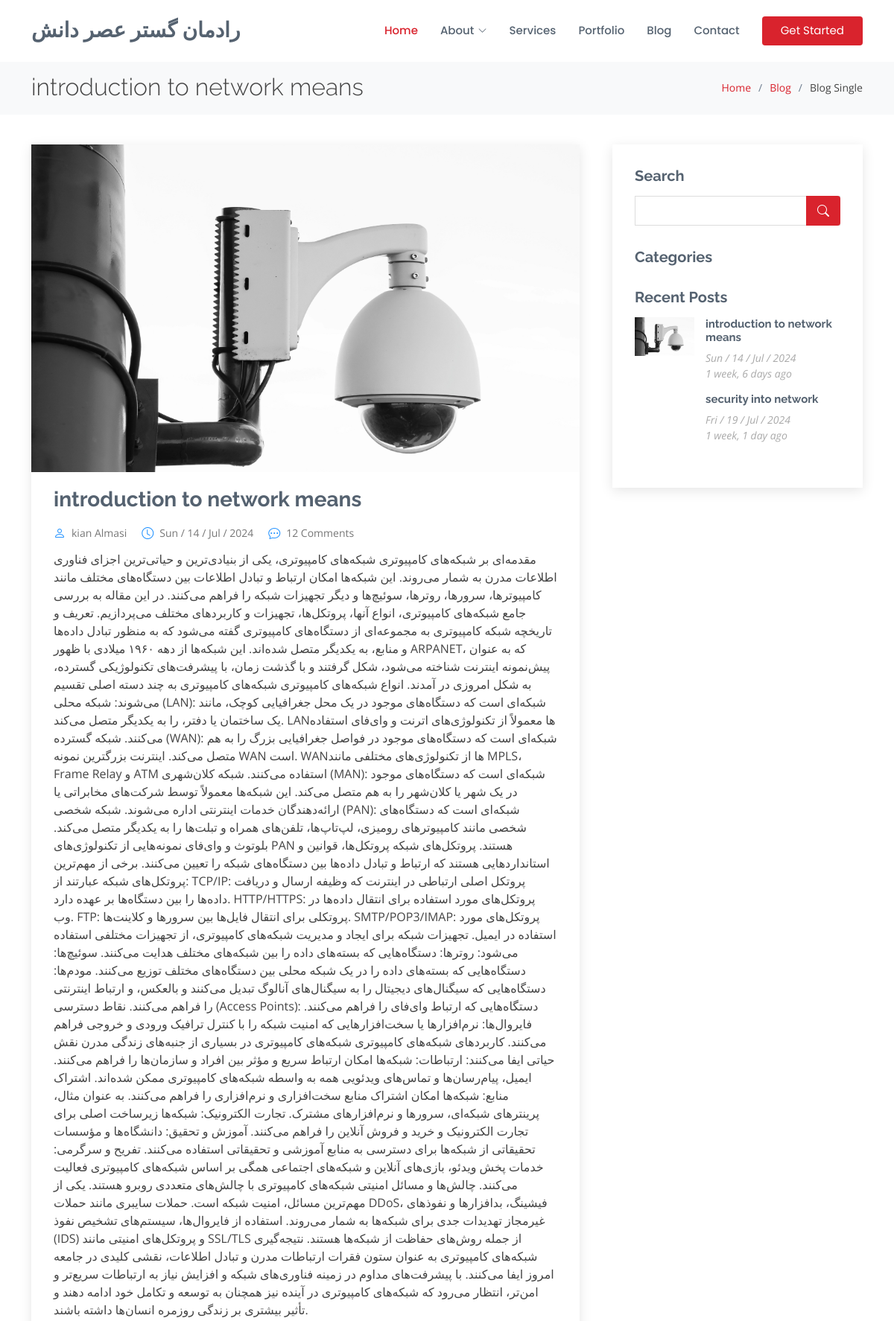
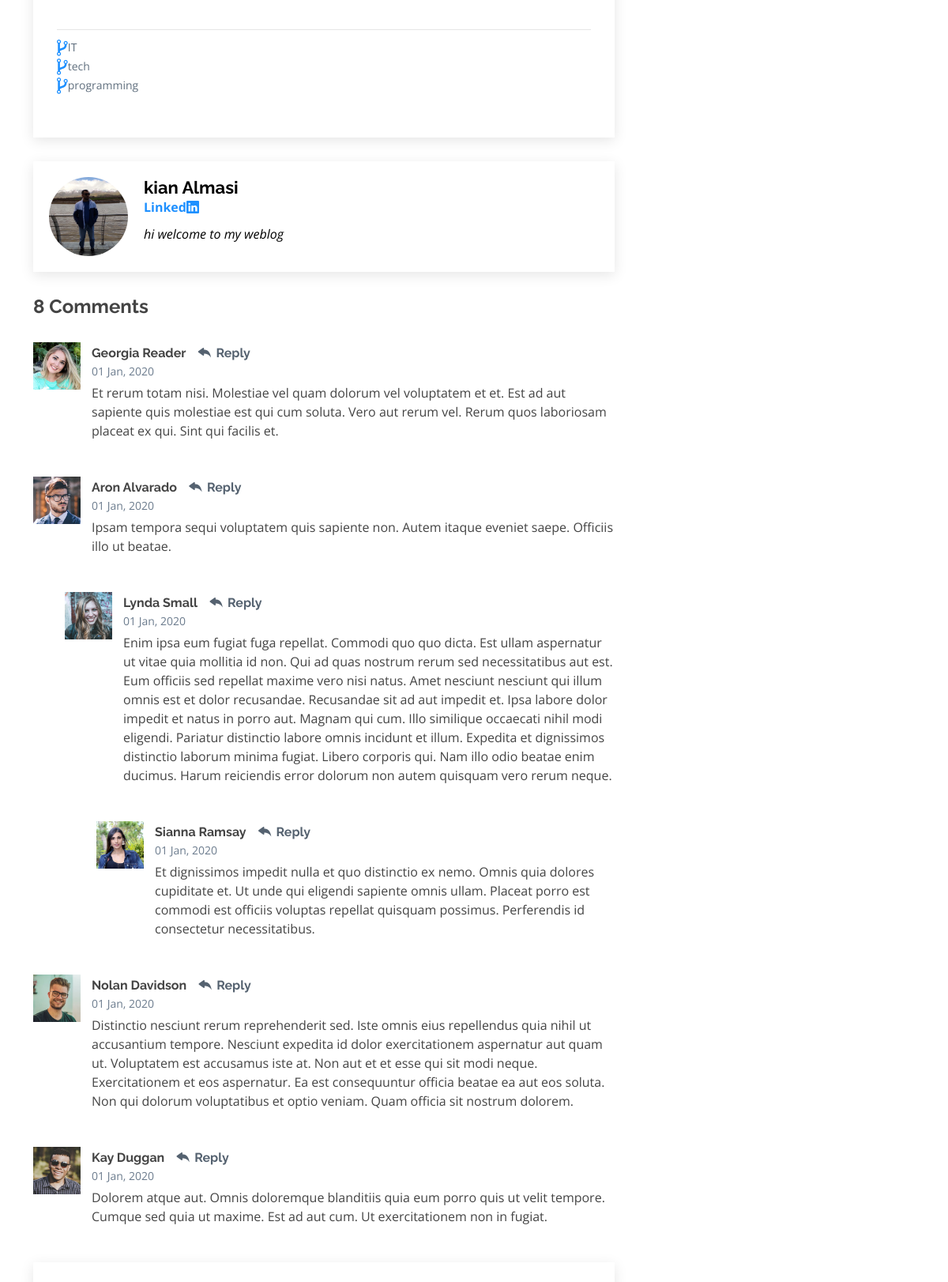
Page /blog/3 (upper part) on the committed database (2 pictures, top to bottom).
### weblog/models.py (models this page shows, shortened)
class Post(models.Model):
    image=models.ImageField(upload_to="weblog/",default="weblog/image_file/p2.jpg")
    image_single_blog=models.ImageField(upload_to="weblog/",default="weblog/image_file/p2.jpg")
    title=models.CharField(max_length=255)
    content= models.TextField()
    category=models.ManyToManyField(Category)
    author=models.ForeignKey(User,on_delete=models.SET_NULL,null=True)
    counted_view=models.IntegerField(default=0)
    status=models.BooleanField(default=False)
    writer_image=models.ImageField(upload_to="weblog/",default="weblog/image_file/p2.jpg")
    writer_linkedin_account=models.URLField(default="https://www.linkedin.com/in/kian-almasi-0a4016256/")
    writer_summary=models.TextField()
    published_date=models.DateTimeField(default=timezone.now)
    created_date=models.DateTimeField(auto_now_add=True)
    updated_date=models.DateTimeField(auto_now=True)
    class Meta:
        ordering = ["-created_date", "updated_date"]

class Category(models.Model):
    name=models.CharField(max_length=255)

### weblog/views.py (the view)
# urls.py: path('<int:pid>',blog_single,name='blog_single'),
def blog_single(request,pid):
    posts=Post.objects.filter(status=1)
    post1=get_object_or_404(posts,pk=pid,status=1)
    context={'post':post1}
    return render(request,'blog/blog-single.html',context)

### weblog/templatetags/blog_tags.py (called while the page is built)
@register.inclusion_tag("blog/blog-latestpost.html")
def latestpost():
    posts=Post.objects.filter(status=1).order_by("published_date")[:5]
    return {"posts": posts}

### templates/blog/blog-single.html (shortened to what this page needs)
{% load static %}
{% load blog_tags %}
<!DOCTYPE html>
<html lang="en">
<head>
  <link rel="stylesheet" href="https://cdnjs.cloudflare.com/ajax/libs/font-awesome/4.7.0/css/font-awesome.min.css">
  <link href="{% static '/vendor/animate.css /animate.min.css' %}" rel="stylesheet">
  <link href="{% static '/vendor/bootstrap/css/bootstrap.min.css' %}" rel="stylesheet">
  <link href="{% static '/vendor/bootstrap-icons/bootstrap-icons.css' %}" rel="stylesheet">
  <link href="{% static '/vendor/boxicons/css/boxicons.min.css' %}" rel="stylesheet">
  <link href="{% static '/vendor/glightbox/css/glightbox.min.css' %}" rel="stylesheet">
  <link href="{% static '/vendor/remixicon/remixicon.css' %}" rel="stylesheet">
  <link href="{% static '/vendor/swiper/swiper-bundle.min.css' %}" rel="stylesheet">
  <link href="{% static '/static/style.css' %}" rel="stylesheet">
</head>
<body>
  <header id="header" class="fixed-top d-flex align-items-center">
    <div class="container d-flex align-items-center">
      <h1 class="logo me-auto"><a href="{% url 'blog:home' %}">رادمان گستر عصر دانش</a></h1>
      <nav id="navbar" class="navbar">
        <ul>
          <li><a href="{% url 'blog:home' %}" class="active">Home</a></li>
          <li class="dropdown"><a href="#"><span>About</span> <i class="bi bi-chevron-down"></i></a>
          </li>
          <li><a href="{% url 'blog:services' %}">Services</a></li>
          <li><a href="{% url 'blog:portfolio' %}">Portfolio</a></li>
          <li><a href="{% url 'weblog:blog_view' %}">Blog</a></li>
          <li><a href="{% url 'blog:contact' %}">Contact</a></li>
          <li><a href="{% url 'blog:home' %}" class="getstarted">Get Started</a></li>
        </ul>
      </nav>
    </div>
  </header>
  <main id="main">
    <section id="breadcrumbs" class="breadcrumbs">
      <div class="container">
        <div class="d-flex justify-content-between align-items-center">
          <h2>{{post.title}}</h2>
          <ol>
            <li><a href="{% url 'blog:home' %}">Home</a></li>
            <li><a href="{% url 'weblog:blog_view' %}">Blog</a></li>
            <li>Blog Single</li>
          </ol>
        </div>
      </div>
    </section>
    <section id="blog" class="blog">
      <div class="container" data-aos="fade-up">
        <div class="row">
          <div class="col-lg-8 entries">
            <article class="entry entry-single">
              <div class="entry-img">
                <img src="{{post.image.url}}" alt="" class="img-fluid">
              </div>
              <h2 class="entry-title">
                <a href="{% url 'weblog:blog_single' pid=post.id%}">{{post.title}}</a>
              </h2>
              <div class="entry-meta">
                <ul>
                  <li class="d-flex align-items-center"><i class="bi bi-person" style="color:DodgerBlue"></i> <a href="{% url 'weblog:author' author_username=post.author.username %}">{{post.author.get_full_name}}</a></li>
                  <li class="d-flex align-items-center"><i class="bi bi-clock" style="color:DodgerBlue"></i> <a href="{% url 'weblog:blog_single' pid=post.id%}"><time datetime="2020-01-01">{{post.published_date|date:"D / d / M / Y"}}</time></a></li>
                  <li class="d-flex align-items-center"><i class="bi bi-chat-dots" style="color:DodgerBlue"></i> <a href="{% url 'weblog:blog_single' pid=post.id%}">12 Comments</a></li>
                </ul>
              </div>
              <div class="entry-content">
                <p align='rtl'>{{post.content}}</p>
              </div>
              <div class="entry-footer">
                <ul class="cats">
                  {% for cat in post.category.all %}
                  <li class="d-flex align-items-center"><i style="font-size:24px;color:DodgerBlue" class="fa ">&#xf126;</i> <a href="{% url 'weblog:category' cat.name %}">{{ cat.name }}</a></li>
                  {% endfor %}
                </ul>
              </div>
            </article>
            <div class="blog-author d-flex align-items-center">
              <img src="{{post.writer_image.url}}" class="rounded-circle float-left" style="width: 100px; height: 100px; object-fit: cover;" alt="">
              <div>
                <h4 style="color: black; font-weight: bold;">{{post.author.get_full_name}}</h4>
                <div class="social-links">
                  <a href="{{post.writer_linkedin_account}}" style="color: DodgerBlue;font-weight: bold;">Linked<i class="biu bi-linkedin" style="color: DodgerBlue; font-weight: bold;"></i></a>
                </div>
                <p style="color: black;">{{post.writer_summary}}</p>
              </div>
            </div>
            <div class="blog-comments">
              <h4 class="comments-count">8 Comments</h4>
              <div id="comment-1" class="comment">
                <div class="d-flex">
                  <div class="comment-img"><img src="{% static '/img/blog/comments-1.jpg' %}" alt=""></div>
                  <div>
                    <h5><a href="">Georgia Reader</a> <a href="#" class="reply"><i class="bi bi-reply-fill"></i> Reply</a></h5>
                    <time datetime="2020-01-01">01 Jan, 2020</time>
                    <p>
                      Et rerum totam nisi. Molestiae vel quam dolorum vel voluptatem et et. Est ad aut sapiente quis molestiae est qui cum soluta.
                      Vero aut rerum vel. Rerum quos laboriosam placeat ex qui. Sint qui facilis et.
                    </p>
                  </div>
                </div>
              </div>
              <div id="comment-2" class="comment">
                <div class="d-flex">
                  <div class="comment-img"><img src="{% static '/img/blog/comments-2.jpg' %}" alt=""></div>
                  <div>
                    <h5><a href="">Aron Alvarado</a> <a href="#" class="reply"><i class="bi bi-reply-fill"></i> Reply</a></h5>
                    <time datetime="2020-01-01">01 Jan, 2020</time>
                    <p>
                      Ipsam tempora sequi voluptatem quis sapiente non. Autem itaque eveniet saepe. Officiis illo ut beatae.
                    </p>
                  </div>
                </div>
                <div id="comment-reply-1" class="comment comment-reply">
                  <div class="d-flex">
                    <div class="comment-img"><img src="{% static '/img/blog/comments-3.jpg' %}" alt=""></div>
                    <div>
                      <h5><a href="">Lynda Small</a> <a href="#" class="reply"><i class="bi bi-reply-fill"></i> Reply</a></h5>
                      <time datetime="2020-01-01">01 Jan, 2020</time>
                      <p>
                        Enim ipsa eum fugiat fuga repellat. Commodi quo quo dicta. Est ullam aspernatur ut vitae quia mollitia id non. Qui ad quas nostrum rerum sed necessitatibus aut est. Eum officiis sed repellat maxime vero nisi natus. Amet nesciunt nesciunt qui illum omnis est et dolor recusandae.
                        Recusandae sit ad aut impedit et. Ipsa labore dolor impedit et natus in porro aut. Magnam qui cum. Illo similique occaecati nihil modi eligendi. Pariatur distinctio labore omnis incidunt et illum. Expedita et dignissimos distinctio laborum minima fugiat.
                        Libero corporis qui. Nam illo odio beatae enim ducimus. Harum reiciendis error dolorum non autem quisquam vero rerum neque.
                      </p>
                    </div>
                  </div>
                  <div id="comment-reply-2" class="comment comment-reply">
                    <div class="d-flex">
                      <div class="comment-img"><img src="{% static '/img/blog/comments-4.jpg' %}" alt=""></div>
                      <div>
                        <h5><a href="">Sianna Ramsay</a> <a href="#" class="reply"><i class="bi bi-reply-fill"></i> Reply</a></h5>
                        <time datetime="2020-01-01">01 Jan, 2020</time>
                        <p>
                          Et dignissimos impedit nulla et quo distinctio ex nemo. Omnis quia dolores cupiditate et. Ut unde qui eligendi sapiente omnis ullam. Placeat porro est commodi est officiis voluptas repellat quisquam possimus. Perferendis id consectetur necessitatibus.
                        </p>
                      </div>
                    </div>
                  </div>
                </div>
              </div>
              <div id="comment-3" class="comment">
                <div class="d-flex">
                  <div class="comment-img"><img src="{% static '/img/blog/comments-5.jpg' %}" alt=""></div>
                  <div>
                    <h5><a href="">Nolan Davidson</a> <a href="#" class="reply"><i class="bi bi-reply-fill"></i> Reply</a></h5>
                    <time datetime="2020-01-01">01 Jan, 2020</time>
                    <p>
                      Distinctio nesciunt rerum reprehenderit sed. Iste omnis eius repellendus quia nihil ut accusantium tempore. Nesciunt expedita id dolor exercitationem aspernatur aut quam ut. Voluptatem est accusamus iste at.
                      Non aut et et esse qui sit modi neque. Exercitationem et eos aspernatur. Ea est consequuntur officia beatae ea aut eos soluta. Non qui dolorum voluptatibus et optio veniam. Quam officia sit nostrum dolorem.
                    </p>
                  </div>
                </div>
              </div>
              <div id="comment-4" class="comment">
                <div class="d-flex">
                  <div class="comment-img"><img src="{% static '/img/blog/comments-6.jpg' %}" alt=""></div>
                  <div>
                    <h5><a href="">Kay Duggan</a> <a href="#" class="reply"><i class="bi bi-reply-fill"></i> Reply</a></h5>
                    <time datetime="2020-01-01">01 Jan, 2020</time>
                    <p>
                      Dolorem atque aut. Omnis doloremque blanditiis quia eum porro quis ut velit tempore. Cumque sed quia ut maxime. Est ad aut cum. Ut exercitationem non in fugiat.
                    </p>
                  </div>
                </div>
              </div>
              <div class="reply-form">
              </div>
            </div>
          </div>
          <div class="col-lg-4">
            <div class="sidebar">
              <h3 class="sidebar-title">Search</h3>
              <div class="sidebar-item search-form">
                <form action="">
                  <input type="text">
                  <button type="submit"><i class="bi bi-search"></i></button>
                </form>
              </div>
              <h3 class="sidebar-title">Categories</h3>
              {% latestpost %}
          </div>
        </div>
      </div>
    </section>
  </main>
</body>
</html>

### templates/blog/blog-latestpost.html
{% load humanize %}
{% load static %}
<h3 class="sidebar-title">Recent Posts</h3>
<div class="sidebar-item recent-posts">
    {% for post in posts %}
    <div class="post-item clearfix">
        <img src="{{ post.image.url }}" alt="">
        <h4><a href="/blog/{{ post.id }}">{{ post.title }}</a></h4>
        <time datetime="{{ post.published_date|date:'Y-m-d' }}">{{ post.published_date|date:"D / d / M / Y" }}</time>
        <time datetime="{{ post.published_date|date:'Y-m-d' }}">{{ post.published_date|naturaltime }}</time>
    </div>
    {% endfor %}
</div>

### rows in the picture
Post: title "introduction to network means", image (picture), author.get_full_name "kian Almasi", published_date "Sun / 14 / Jul / 2024", content "مقدمه‌ای بر شبکه‌های کامپیوتری شبکه‌های کامپیوتری، یکی از بنیادی‌ترین و حیاتی‌ترین اجزای فناوری اطلاعات مدرن به شمار می‌روند. این شبکه‌ها امکان ارتباط و تبادل اطلاعات بین دستگاه‌های مختلف مانند کامپیوترها، سرورها، روترها، سوئیچ‌ها و دیگر تجهیزات شبکه را فراهم می‌کنند. در این مقاله به بررسی جامع شبکه‌های کامپیوتری، انواع آنها، پروتکل‌ها، تجهیزات و کاربردهای مختلف می‌پردازیم. تعریف و تاریخچه شبکه کامپیوتری به مجموعه‌ای از دستگاه‌های کامپیوتری گفته می‌شود که به منظور تبادل داده‌ها و منابع، به یکدیگر متصل شده‌اند. این شبکه‌ها از دهه ۱۹۶۰ میلادی با ظهور ARPANET، که به عنوان پیش‌نمونه اینترنت شناخته می‌شود، شکل گرفتند و با گذشت زمان، با پیشرفت‌های تکنولوژیکی گسترده، به شکل امروزی در آمدند. انواع…", writer_image (picture), writer_summary "hi welcome to my weblog", published_date "1 week, 6 days ago"
Category: name "IT"
Category: name "tech"
Category: name "programming"
Post: title "security into network", published_date "Fri / 19 / Jul / 2024", published_date "1 week, 1 day ago"
